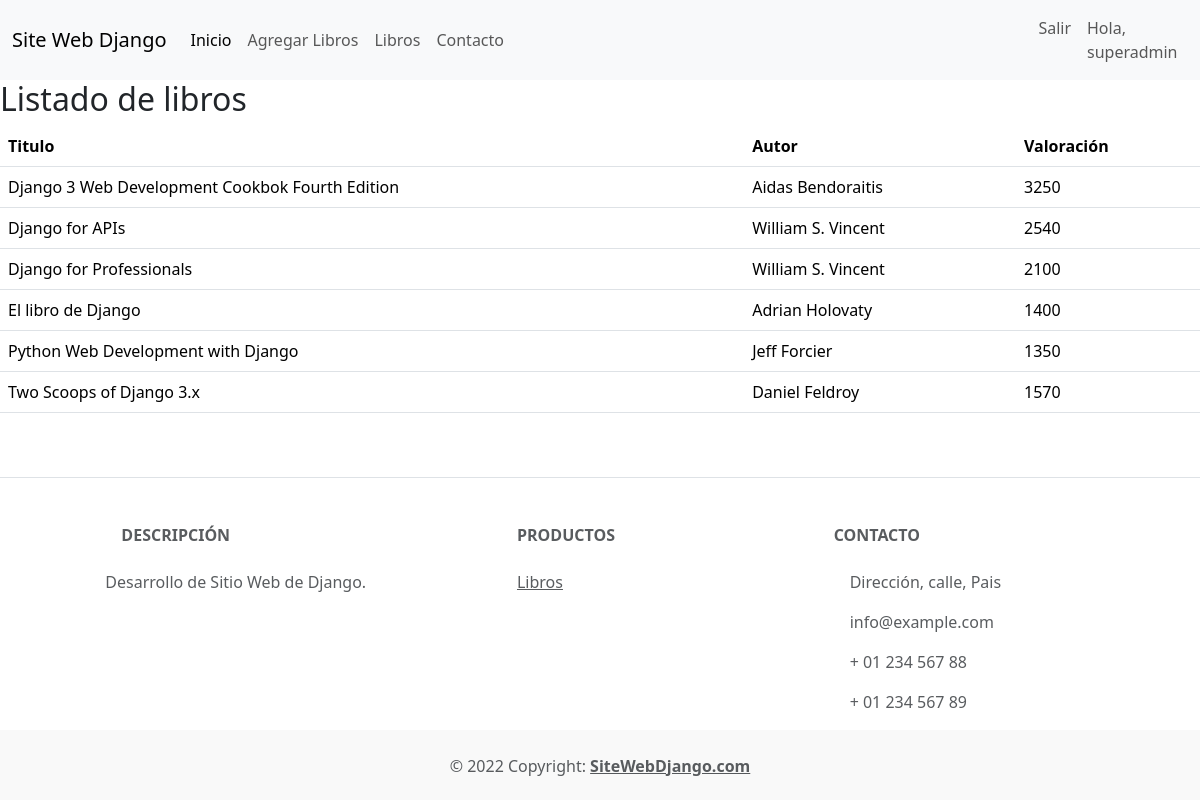
Page /listbook/ (signed in) on the committed database.
### listbook/models.py (models this page shows, shortened)
class InputBookModel(models.Model):
    titulo = models.CharField(max_length=150)
    autor = models.CharField(max_length=150)
    valoracion = models.IntegerField()
    creado = models.DateTimeField(auto_now_add=True)
    modificado = models.DateTimeField(auto_now=True)
    class Meta:
        verbose_name = 'Libro'
        verbose_name_plural = 'Libros'
        ordering = ['titulo']
        permissions = (
            ('development', 'Permiso como desarrollador'),
            ('scrum_master', 'Permiso como Scrum Master'),
            ('product_owner', 'Permiso como Product Owner')
        )

### listbook/views.py (the view)
# urls.py: path('listbook/', mostrarLibros, name='listbook'),
def mostrarLibros(request):
    lista_libros = InputBookModel.objects.all()
    context = {'libros' : lista_libros}
    return render(request, 'listbook/listbook.html', context)

### templates/listbook/listbook.html
{% extends 'listbook/index.html' %}
{% block content %}
<h2>Listado de libros</h2>
<table class="table">
    <thead>
        <tr>
            <th scope="col">Titulo</th>
            <th scope="col">Autor</th>
            <th scope="col">Valoración</th>
        </tr>
    </thead>
    <tbody>
        {% for i in libros %}
        <tr>
            <td>{{ i.titulo }}</td>
            <td>{{ i.autor }}</td>
            <td>{{ i.valoracion }}</td>
        </tr>
        {% endfor %}
    </tbody>
</table>
{% endblock %}

### templates/listbook/navbar.html (shortened to what this page needs)
{% block navbar %}
<nav class="navbar navbar-expand-lg navbar-light bg-light">
  <div class="container-fluid">
    <a class="navbar-brand" href="#">Site Web Django</a>
    <div class="collapse navbar-collapse" id="navbarNav">
      <ul class="navbar-nav">
        <li class="nav-item">
          <a class="nav-link active" aria-current="page" href="{% url 'index'%}">Inicio</a>
        </li>
        {% if user.is_authenticated %}
        <li class="nav-item">
          <a class="nav-link" href="{% url 'inputbook' %}">Agregar Libros</a>
        </li>
        {% endif %}
        <li class="nav-item">
          <a class="nav-link" href="{% url 'listbook' %}">Libros</a>
        </li>
        <li class="nav-item">
          <a class="nav-link" href="#">Contacto</a>
        </li>
      </ul>
    </div>
  </div>
  <div class="collapse navbar-collapse" id="navbarText">
    <ul class="navbar-nav mr-auto">
      {% if user.is_authenticated %}
      <li class="nav-item">
        <a class="nav-link" href="/logout">Salir</a>
      </li>
      <li class="nav-item">
        <a class="nav-link" href="#">Hola, {{user.username}}</a>
      </li>
      {% else %}
      <li class="nav-item">
        <a class="nav-link" href="/login">Login</a>
      </li>
      {% endif %}
    </ul>
  </div>
</nav>
{% endblock %}

### rows in the picture
InputBookModel: titulo "Django 3 Web Development Cookbok Fourth Edition", autor "Aidas Bendoraitis", valoracion "3250"
InputBookModel: titulo "Django for APIs", autor "William S. Vincent", valoracion "2540"
InputBookModel: titulo "Django for Professionals", autor "William S. Vincent", valoracion "2100"
InputBookModel: titulo "El libro de Django", autor "Adrian Holovaty", valoracion "1400"
InputBookModel: titulo "Python Web Development with Django", autor "Jeff Forcier", valoracion "1350"
InputBookModel: titulo "Two Scoops of Django 3.x", autor "Daniel Feldroy", valoracion "1570"

### other values in the picture
{{ user.username }} "superadmin"
